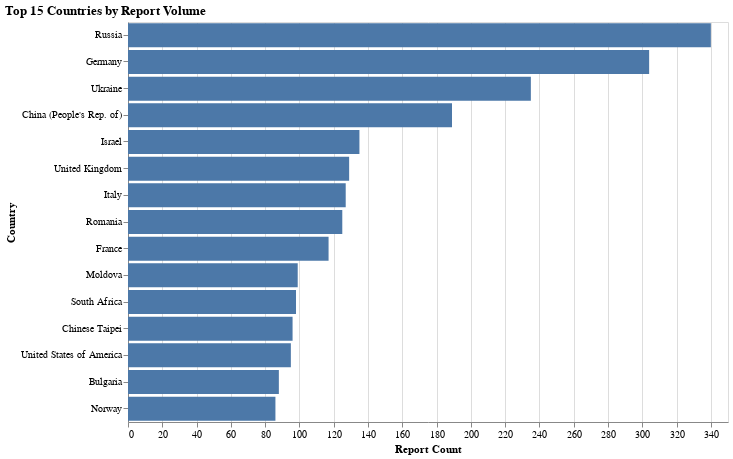

Source (notebook cell):
### Markdown cell above
## 🧭 Interpreting Country-Level Reporting Patterns

This chart reveals the top 15 countries by the number of outbreak reports submitted to WAHIS.

**Key Observations:**
- **Russia**, **Germany**, and **Ukraine** top the list, each with over 250 reports.
- **China**, **UK**, **Italy**, and **France** are also highly represented — suggesting either high outbreak volumes, strong surveillance, or both.
- **United States** ranks 13th — confirming its participation in global reporting, though lower than expected.

**Why might some countries dominate the top of the chart?**

Several factors could influence this:

- **Surveillance Infrastructure**  
Countries like Germany and the UK have well-developed animal health monitoring systems and strong regulatory compliance with OIE reporting requirements.

- **Livestock Density**  
High production zones (e.g., poultry in Eastern Europe or swine in China) naturally yield more outbreak reports due to increased disease exposure.

- **Regional Disease Pressure**  
Eastern European countries (e.g., Romania, Moldova, Ukraine) have seen ongoing struggles with **African Swine Fever** and **Avian Influenza**, possibly inflating reporting volumes.

- **Reporting Philosophy**  
Some nations report at **finer granularity** (every event), while others group outbreaks into aggregate submissions. This impacts raw counts.

---

High report counts do not necessarily mean worse disease control — they may reflect **proactive monitoring**, **policy mandates**, or **epidemic pressure** in certain regions.

### Code cell
top_countries = df['country'].value_counts().head(15).reset_index()
top_countries.set_axis(['country', 'count'], axis=1)

alt.Chart(top_countries).mark_bar().encode(
    x=alt.X('count:Q', title='Report Count'),
    y=alt.Y('country:N', sort='-x', title='Country'),
    tooltip=['country', 'count']
).properties(
    title='Top 15 Countries by Report Volume',
    width=600,
    height=400
).configure_title(anchor='start')

### Figure 1 — Vega-Lite specification as saved in the notebook (floating-point values rounded to 4 significant figures)
{"config": {"view": {"continuousWidth": 300, "continuousHeight": 300}, "title": {"anchor": "start"}}, "data": {"name": "data-6ac887252849e33a160bcf78988eb757"}, "mark": {"type": "bar"}, "encoding": {"tooltip": [{"field": "country", "type": "nominal"}, {"field": "count", "type": "quantitative"}], "x": {"field": "count", "title": "Report Count", "type": "quantitative"}, "y": {"field": "country", "sort": "-x", "title": "Country", "type": "nominal"}}, "height": 400, "title": "Top 15 Countries by Report Volume", "width": 600, "$schema": "https://vega.github.io/schema/vega-lite/v5.20.1.json", "datasets": {"data-6ac887252849e33a160bcf78988eb757": [{"country": "Russia", "count": 340}, {"country": "Germany", "count": 304}, {"country": "Ukraine", "count": 235}, {"country": "China (People's Rep. of)", "count": 189}, {"country": "Israel", "count": 135}, {"country": "United Kingdom", "count": 129}, {"country": "Italy", "count": 127}, {"country": "Romania", "count": 125}, {"country": "France", "count": 117}, {"country": "Moldova", "count": 99}, {"country": "South Africa", "count": 98}, {"country": "Chinese Taipei", "count": 96}, {"country": "United States of America", "count": 95}, {"country": "Bulgaria", "count": 88}, {"country": "Norway", "count": 86}]}}
